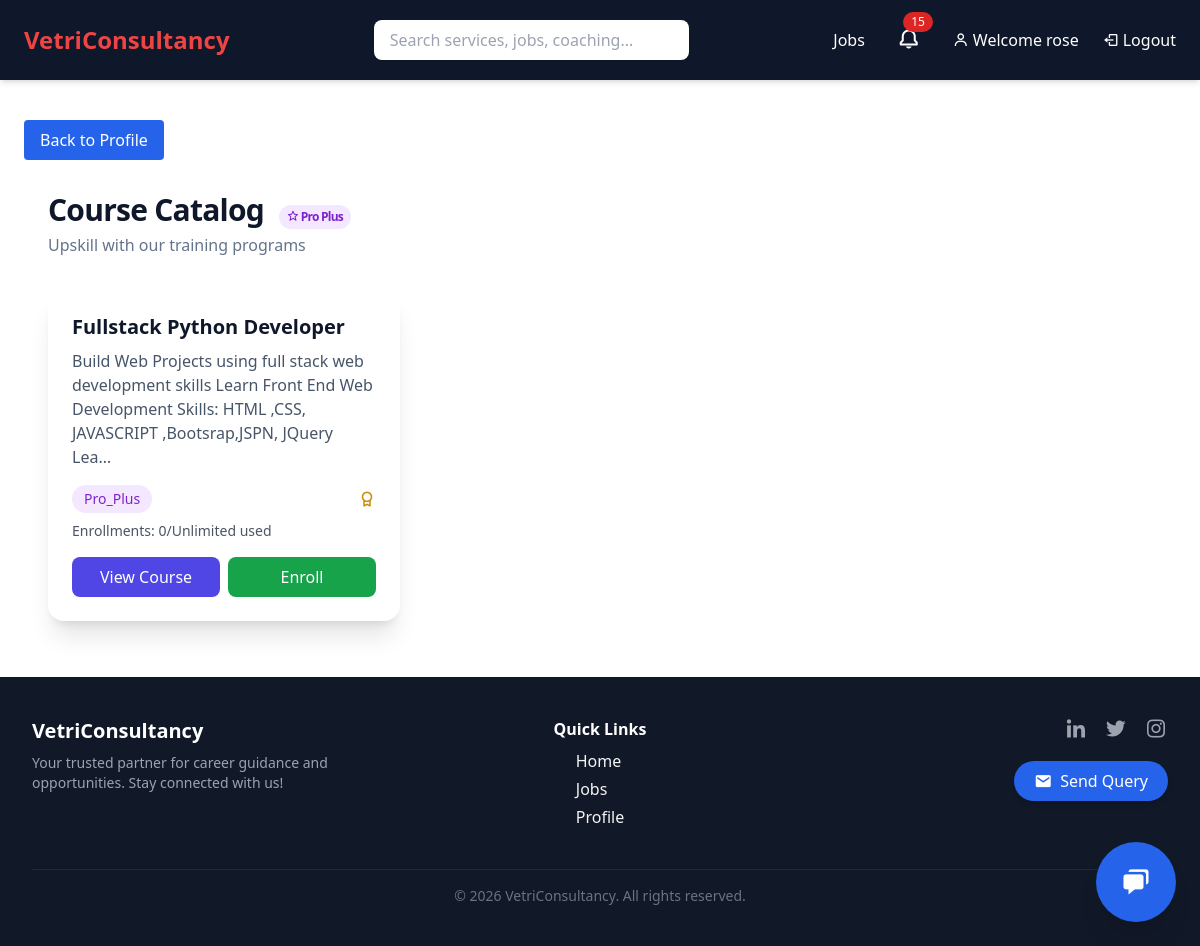
The page /courses/ (signed in) on the database its author committed.
### VCS/models.py (models this page shows, shortened)
class Course(models.Model):
    title = models.CharField(max_length=200)
    description = models.TextField()
    link = models.URLField()
    tier_required = models.CharField(max_length=20, choices=[('FREE', 'Free'), ('PRO', 'Pro'), ('PRO_PLUS', 'Pro Plus')], default='FREE')
    has_certificate = models.BooleanField(default=False)
    max_enrollments = models.PositiveIntegerField(default=0)

class Profile(models.Model):
    user = models.OneToOneField(User, on_delete=models.CASCADE)
    phone = models.CharField(max_length=20)
    bio = models.TextField()
    education = models.CharField(max_length=200)
    location = models.CharField(max_length=100)
    experience = models.CharField(max_length=100)
    skills = models.TextField()
    resume = models.FileField(upload_to='resumes/', blank=True, null=True)
    is_pro = models.BooleanField(default=False)
    is_proplus = models.BooleanField(default=False)
    resume_optimizations_this_month = models.PositiveIntegerField(default=0)
    chatbot_queries_this_month = models.PositiveIntegerField(default=0)
    consultant_sessions_this_month = models.PositiveIntegerField(default=0)
    mock_interviews_this_month = models.PositiveIntegerField(default=0)
    courses_enrolled_this_month = models.PositiveIntegerField(default=0)
    consultant_hours_used_this_month = models.DecimalField(
        max_digits=5, decimal_places=2, default=0.0
    )
    enrolled_courses = models.ManyToManyField(
        'Course', through='Enrollment', related_name='enrolled_users'
    )
    certificates_earned = models.ManyToManyField(
        'Certificate', related_name='earned_by'
    )
    dedicated_consultant = models.ForeignKey(
        User,
        on_delete=models.SET_NULL,
        null=True,
        blank=True,
        related_name='dedicated_profiles',
        limit_choices_to={'is_staff': True}
    )
    @property
    def tier(self):
        if self.is_proplus:
            return "PROPLUS"
        elif self.is_pro:
            return "PRO"
        return "FREE"
    def get_limits(self):
        limits = {
            "FREE": {
                "applications":20,
                "chatbot": 0,
                "resume": 0,
                "consultant_sessions": 0,
                "mock_interviews": 0,
                "courses":0,
            },
            "PRO": {
                "applications": 100,
                "chatbot": 250,
                "resume": 3,
                "consultant_sessions": 1,
                "mock_interviews": 0,
                "courses": 0,
            },
            "PROPLUS": {
                "applications": None,
                "chatbot": None,
                "resume": 20,
                "consultant_sessions": 4,
                "mock_interviews": 4,
                "courses": 1,
            }
        }
        return limits[self.tier]
    def check_quota(self, feature_name, used_value):
        limit = self.get_limits()[feature_name]
        if limit is None:
            return True
        return used_value < limit
    def can_enroll_course(self):
        return self.check_quota("courses", self.courses_enrolled_this_month)

### VCS/views.py (the view)
# urls.py: path('courses/', courses, name='courses'),
@login_required
def courses(request):
    profile = request.user.profile
    courses = Course.objects.all()
    return render(request, 'courses.html', {
        'courses': courses,
        'profile': profile,
    })

### VCS/context_processors.py (called while the page is built)
def notification_count(request):
    if request.user.is_authenticated:
        unread_count = Notification.objects.filter(
            user=request.user,
            is_read=False
        ).count()
        latest_notifications = Notification.objects.filter(
            user=request.user
        ).order_by('-created_at')[:5]
    else:
        unread_count = 0
        latest_notifications = []
    return {
        'notification_count': unread_count,
        'latest_notifications': latest_notifications,
    }

### VCS/templates/courses.html (shortened to what this page needs)
{% extends 'base.html' %}
{% block content %}
<link href="https://unpkg.com/boxicons@2.1.4/css/boxicons.min.css" rel="stylesheet">
<a href="{% url 'profile' %}" class="mt-4 inline-block bg-blue-600 text-white px-4 py-2 rounded">Back to Profile</a>
<div class="max-w-7xl mx-auto px-6 py-8">
    <div class="flex flex-col sm:flex-row sm:items-center sm:justify-between gap-4">
        <div>
            <h1 class="text-3xl font-bold tracking-tight text-slate-900">
                Course Catalog
                {% if user.is_authenticated %}
                    {% if user.profile.is_proplus %}
                        <span class="ml-2 inline-block bg-purple-100 text-purple-700 px-2 py-1 rounded-full text-xs font-semibold">
                            <i class="bx bx-star"></i> Pro Plus
                        </span>
                    {% endif %}
                {% endif %}
            </h1>
            <p class="mt-1 text-slate-500">
                Upskill with our training programs
            </p>
        </div>
    </div>
    <div class="mt-8 grid grid-cols-1 md:grid-cols-2 lg:grid-cols-3 gap-6">
        {% for course in courses %}
        <div class="bg-white rounded-2xl shadow-xl p-6">
            <h3 class="text-xl font-semibold text-slate-900">{{ course.title }}</h3>
            <p class="text-slate-600 mt-2">{{ course.description|truncatechars:150 }}</p>
            <div class="mt-4 flex items-center justify-between">
                <span class="px-3 py-1 rounded-full text-sm font-medium
                             {% if course.tier_required == 'FREE' %}bg-green-100 text-green-700{% elif course.tier_required == 'PRO' %}bg-blue-100 text-blue-700{% else %}bg-purple-100 text-purple-700{% endif %}">
                    {{ course.tier_required|title }}
                </span>
                {% if course.has_certificate %}
                <i class='bx bx-award text-yellow-600 text-lg' title="Includes Certificate"></i>
                {% endif %}
            </div>
            {% if user.is_authenticated %}
                {% if user.profile.is_pro or user.profile.is_proplus %}
                    <div class="mt-2 text-sm text-gray-600">
                        Enrollments: {{ profile.courses_enrolled_this_month }}/{{ profile.course_enrollment_limit|default:"Unlimited" }} used
                    </div>
                {% endif %}
            {% endif %}
            <div class="mt-4 flex gap-2">
                <a href="{{ course.link }}" target="_blank" class="flex-1 text-center bg-indigo-600 text-white py-2 rounded-lg hover:bg-indigo-700 transition">
                    View Course
                </a>
                {% if user.is_authenticated %}
                    {% if course.tier_required == 'FREE' %}
                        {% if profile.can_enroll_course %}
                            <a href="{% url 'enroll_course' course.id %}" class="flex-1 text-center bg-green-600 text-white py-2 rounded-lg hover:bg-green-700 transition">
                                Enroll
                            </a>
                        {% else %}
                            <span class="flex-1 text-center bg-gray-400 text-white py-2 rounded-lg cursor-not-allowed" title="Quota exceeded">
                                Quota Full
                            </span>
                        {% endif %}
                    {% elif course.tier_required == 'PRO_PLUS' %}
                        {% if user.profile.is_proplus %}
                            {% if profile.can_enroll_course %}
                                <a href="{% url 'enroll_course' course.id %}" class="flex-1 text-center bg-green-600 text-white py-2 rounded-lg hover:bg-green-700 transition">
                                    Enroll
                                </a>
                            {% else %}
                                <span class="flex-1 text-center bg-gray-400 text-white py-2 rounded-lg cursor-not-allowed" title="Quota exceeded">
                                    Quota Full
                                </span>
                            {% endif %}
                        {% else %}
                            <a href="{% url 'upgrade_plan' %}" class="flex-1 text-center bg-orange-600 text-white py-2 rounded-lg hover:bg-orange-700 transition">
                                Upgrade Required
                            </a>
                        {% endif %}
                    {% endif %}
                {% else %}
                    <a href="{% url 'login' %}" class="flex-1 text-center bg-gray-600 text-white py-2 rounded-lg hover:bg-gray-700 transition">
                        Login to Enroll
                    </a>
                {% endif %}
            </div>
        </div>
        {% empty %}
        <div class="col-span-full bg-white rounded-2xl shadow-xl p-10 text-center">
            <i class='bx bx-book text-6xl text-slate-400 mb-4'></i>
            <h3 class="text-xl font-semibold text-slate-900">No Courses Available</h3>
            <p class="text-slate-600 mt-2">Check back later or upgrade your plan.</p>
        </div>
        {% endfor %}
    </div>
</div>
{% endblock %}

### VCS/templates/base.html (shortened to what this page needs)
<!DOCTYPE html>
<html lang="en" x-data="{ open: false, openQuery:false }">
<head>
    <script src="https://cdn.tailwindcss.com"></script>
    <link href="https://unpkg.com/boxicons@2.1.4/css/boxicons.min.css" rel="stylesheet">
    <link href="https://cdn.jsdelivr.net/npm/fullcalendar@6.1.11/index.global.min.css" rel="stylesheet">
</head>
<body class="flex flex-col min-h-screen">
    <header class="bg-slate-900 text-white px-6 py-4 flex flex-col md:flex-row md:items-center md:justify-between shadow-md">
    <div class="flex justify-between items-center w-full md:w-auto">
        <a href="/" class="text-2xl font-bold text-red-500 hover:text-red-600 transition-colors duration-200">
            VetriConsultancy
        </a>
    </div>
    <div :class="{'block': open, 'hidden': !open}" class="w-full mt-4 md:mt-0 md:flex md:items-center md:justify-between">
        <form action="/search/" method="get" class="w-full md:w-1/3 mx-auto mb-3 md:mb-0">
            <input type="text" name="q"
                   placeholder="Search services, jobs, coaching..."
                   class="w-full px-4 py-2 rounded-lg text-black focus:outline-none focus:ring-2 focus:ring-blue-500 transition shadow-sm">
        </form>
        <nav class="flex flex-col md:flex-row md:items-center space-y-2 md:space-y-0 md:space-x-6 text-sm md:text-base">
            <a href="/jobs/" class="hover:text-blue-400 transition duration-200">Jobs</a>
            {% if user.is_authenticated %}
            <div class="relative" id="notification-container">
                <button onclick="toggleNotifications()" class="relative text-2xl p-2 rounded hover:bg-slate-800 transition focus:outline-none">
                    <i class='bx bx-bell'></i>
                    {% if notification_count > 0 %}
                    <span class="absolute -top-1 -right-1 bg-red-600 text-white text-xs px-2 py-0.5 rounded-full">
                        {{ notification_count }}
                    </span>
                    {% endif %}
                </button>
            </div>
            {% if user.is_superuser or user.is_staff %}
            <a href="{% url 'admin_dashboard' %}" class="flex items-center gap-1 hover:text-yellow-400 transition duration-200">
                <i class='bx bx-tachometer'></i> Dashboard
            </a>
            {% else %}
            <a href="{% url 'profile' %}" class="flex items-center gap-1 hover:text-blue-400 transition duration-200">
                <i class='bx bx-user'></i> Welcome {{ user.username }}
            </a>
            {% endif %}
            <form method="post" action="{% url 'logout' %}" class="inline">
                <button type="submit" class="flex items-center gap-1 hover:text-red-400 transition duration-200">
                    <i class='bx bx-log-out'></i> Logout
                </button>
            </form>
            {% endif %}
        </nav>
    </div>
</header>
<main class="flex-grow px-4 md:px-6 py-6">
    {% block content %}{% endblock %}
</main>
<footer class="bg-gray-900 text-gray-100 py-10">
    <div class="max-w-7xl mx-auto px-4 sm:px-6 lg:px-8">
        <div class="grid grid-cols-1 sm:grid-cols-3 gap-8">
            <div class="flex flex-col items-center sm:items-start text-center sm:text-left">
                <h2 class="text-xl font-bold text-white mb-2">VetriConsultancy</h2>
                <p class="text-gray-400 text-sm">
                    Your trusted partner for career guidance and opportunities.
                    Stay connected with us!
                </p>
            </div>
            <div class="flex flex-col items-center">
                <h3 class="text-white font-semibold mb-2">Quick Links</h3>
                <ul class="space-y-1">
                    {% if user.is_superuser %}
                    <li><a href="/" class="hover:text-blue-500 transition-colors duration-200">Home</a></li>
                    <li><a href="/jobs" class="hover:text-blue-500 transition-colors duration-200">Jobs</a></li>
                    {% else %}
                    <li><a href="/" class="hover:text-blue-500 transition-colors duration-200">Home</a></li>
                    <li><a href="/jobs" class="hover:text-blue-500 transition-colors duration-200">Jobs</a></li>
                    <li><a href="/profile" class="hover:text-blue-500 transition-colors duration-200">Profile</a></li>
                    {% endif %}
                </ul>
            </div>
            <div class="flex flex-col items-center sm:items-end text-center sm:text-right space-y-4">
                <div class="flex space-x-4 justify-center sm:justify-end">
                    <a href="#" class="text-gray-400 hover:text-blue-600 transition-colors duration-200">
                        <i class='bx bxl-linkedin text-2xl'></i>
                    </a>
                    <a href="#" class="text-gray-400 hover:text-sky-400 transition-colors duration-200">
                        <i class='bx bxl-twitter text-2xl'></i>
                    </a>
                    <a href="#" class="text-gray-400 hover:text-pink-500 transition-colors duration-200">
                        <i class='bx bxl-instagram text-2xl'></i>
                    </a>
                </div>
                {% if user.is_authenticated and not user.is_superuser and not user.is_staff %}
                <button @click="openQuery=true"
                        class="bg-blue-600 hover:bg-blue-700 text-white px-5 py-2 rounded-full flex items-center gap-2 shadow-md hover:shadow-xl transition-all duration-300 transform hover:-translate-y-1 hover:scale-105">
                    <i class='bx bxs-envelope text-lg'></i>
                    <span class="font-medium">Send Query</span>
                </button>
                {% endif %}
            </div>
        </div>
        <div class="mt-10 border-t border-gray-800 pt-4 text-center text-gray-500 text-sm">
            © 2026 VetriConsultancy. All rights reserved.
        </div>
    </div>
</footer>
{% if user.is_authenticated and not user.is_superuser and not user.is_staff %}
<div x-data="{ openChat: false }" class="fixed bottom-6 right-6 z-50">
    <button @click="openChat = true"
        class="fixed bottom-6 right-6 w-16 h-16 sm:w-20 sm:h-20 bg-blue-600 hover:bg-blue-700 text-white rounded-full shadow-xl flex items-center justify-center transition-all duration-300 transform hover:scale-110 hover:rotate-12 animate-bounce">
    <i class='bx bxs-chat text-2xl sm:text-3xl'></i>
    </button>
</div>
{% endif %}
</body>
</html>

### rows shown on the page
Course: title "Fullstack Python Developer", description "Build Web Projects using full stack web development skills Learn Front End Web Development Skills: HTML ,CSS, JAVASCRIPT ,Bootsrap,JSPN, JQuery Lea…", tier_required "Pro_Plus", has_certificate True (drawn), course_enrollment_limit "Unlimited", shows "Enroll"
Profile: courses_enrolled_this_month "0"

### other values the page prints
{{ notification_count }} "15"
{{ user.username }} "rose"
